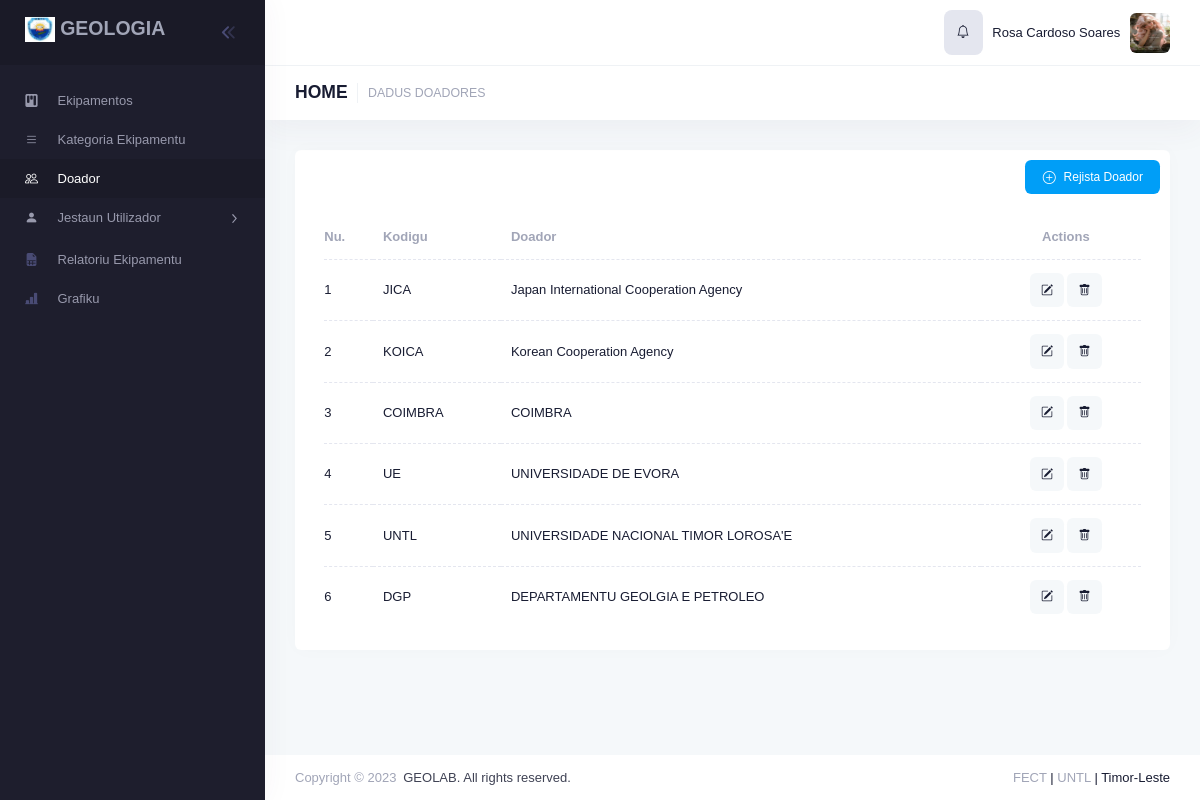
Screenshot of /equipments/doador/dash/ (signed in) with the database file from the repository.
### users/models.py (models this page shows, shortened)
class Profile(models.Model):
	id = models.UUIDField(primary_key=True, default=uuid.uuid4, editable=False)
	user = models.OneToOneField(User, on_delete=models.CASCADE,related_name="user_profile")
	first_name = models.CharField(max_length=30, null=True, blank=True)
	last_name = models.CharField(max_length=30, null=True, blank=True)
	pob = models.CharField(max_length=50, verbose_name='Fatin Moris', null=True, blank=True)
	dob = models.DateField(verbose_name='Data Moris', null=True, blank=True)
	sex = models.CharField(choices=[('Mane','Mane'),('Feto','Feto')], max_length=6, null=True, blank=True)
	image = models.ImageField(upload_to=upload_profile, null=True, blank=True,
			validators=[FileExtensionValidator(allowed_extensions=['jpg','jpeg','png','gif'])], verbose_name="Upload Imajen")
	date_created = models.DateTimeField(auto_now_add=True,null=True,blank=True)

### equipments/models.py (models this page shows, shortened)
class Doadores(models.Model):
	kodigu = models.CharField(max_length=255, null=True)
	doador = models.CharField(max_length=255, null=True)
	user_created = models.ForeignKey(User, on_delete=models.CASCADE, null=True)
	date_created = models.DateTimeField(auto_now_add=True,null=True,blank=True)
	hashed = models.CharField(max_length=32, null=True)

### users/decorators.py (the view)
		def wrapper_func(request, *args, **kwargs):
			group = None
			if request.user.groups.exists():
				group = request.user.groups.all()[0].name
			if group in allowed_roles:
				return view_func(request, *args, **kwargs)
			else:
				return render(request, 'auth/500.html')

### equipments/views/doador.py (called while the page is built)
@login_required
@allowed_users(allowed_roles=['Administracao Laboratorio','Admin','Cordenador Laboratorio','Director','Vice Director'])
def DoadorDash(request):
	group = request.user.groups.all()[0].name
	objects = Doadores.objects.all()
	context = {
		'objects': objects,'group': group,
		'page': "list",'active_doador':'active',
		'title': 'Dadus Doadores', 'legend': 'Dadus Doadores',
	}
	return render(request, 'doador/dash.html', context)

### equipments/templates/doador/dash.html (shortened to what this page needs)
{% extends 'main/base.html' %}
{% load crispy_forms_tags %}
{% load static %}
{% block content %}
<div class="toolbar" id="kt_toolbar">
	<div id="kt_toolbar_container" class="container-fluid d-flex flex-stack">
		<div data-kt-swapper="true" data-kt-swapper-mode="prepend" data-kt-swapper-parent="{default: '#kt_content_container', 'lg': '#kt_toolbar_container'}" class="page-title d-flex align-items-center flex-wrap me-3 mb-5 mb-lg-0">
			<h1 class="d-flex align-items-center text-dark fw-bolder fs-3 my-1"><a class="text-dark" href="{% url 'home' %}">HOME</a>
			<small class="text-muted fs-7 fw-bold my-1 ms-1">{{title|upper}}</small>
			</h1>
		</div>
	</div>
</div>
						<div class="post d-flex flex-column-fluid" id="kt_post">
							<div id="kt_content_container" class="container-xxl">
								{% if page == "list" %}
								<div class="card mb-5 mb-xl-10">
									{% if group == "Admin" or group == "Administracao Laboratorio" or group == "Cordenador Laboratorio" %}
									<div class="d-flex justify-content-end">
										<a href="#" class="m-3 btn btn-sm btn-primary" data-bs-toggle="modal" data-bs-target="#modal_id_create_doador"><i class="bi bi-plus-circle"></i> Rejista Doador</a>
									</div>
									{%endif%}
					<div class="card-body py-3">
						<div class="table-responsive">
							<table id="example" class="table table-row-dashed table-row-gray-300 align-middle gs-0 gy-4">
								<thead>
									<tr class="fw-bolder text-muted">
										<th class="min-w-10px">Nu.</th>
										<th class="min-w-140px">Kodigu</th>
										<th class="min-w-140px">Doador</th>
									{% if group == "Admin" or group == "Administracao Laboratorio" or group == "Cordenador Laboratorio" %}
										<th class="min-w-100px text-center">Actions</th>
									{%endif%}
									</tr>
								</thead>
								<tbody>
									{% for obj in objects %}
									<tr>
										<td>
										{{forloop.counter}}
										</td>
										<td data-title="Username">{{ obj.kodigu|upper }}</td>
										<td data-title="Username">{{ obj.doador }}</td>
										{% if group == "Admin" or group == "Administracao Laboratorio" or group == "Cordenador Laboratorio" %}
										<td class="text-center">
											<div class="m-0">
												<div class="d-flex justify-content-center flex-shrink-0">
													<a href="#" class="btn btn-icon btn-bg-light btn-active-color-primary btn-sm me-1"  data-bs-toggle="modal" data-bs-target="#modal_id_update_doador-{{obj.hashed}}">
														<span class="bi bi-pencil-square"></span>
													</a>
													<a href="#" class="btn btn-icon btn-bg-light btn-active-color-danger btn-sm"data-bs-toggle="modal" data-bs-target="#modal_id_delete_doador-{{obj.hashed}}">
														<span class="bi bi-trash"></span>
													</a>
												</div>
											</div>
										</td>
										{%endif%}
									</tr>
									{%endfor%}
								</tbody>
							</table>
						</div>
					</div>
								</div>
								{% endif %}
							</div>
						</div>
{% endblock %}
{% block script %}
		{% include 'exports_custom1.html' %}
{% endblock %}

### main/templates/main/base.html (shortened to what this page needs)
{% load static %}<!DOCTYPE html>
<html lang="en">
	<head><base href="">
		<link href="{% static 'assets/plugins/global/plugins.bundle.css' %}" rel="stylesheet" type="text/css" />
		<link href="{% static 'assets/css/style.bundle.css' %}" rel="stylesheet" type="text/css" />
	</head>
	<body id="kt_body" class="header-fixed header-tablet-and-mobile-fixed toolbar-enabled toolbar-fixed aside-enabled aside-fixed" style="--kt-toolbar-height:55px;--kt-toolbar-height-tablet-and-mobile:55px">
		<div class="d-flex flex-column flex-root">
			<div class="page d-flex flex-row flex-column-fluid">
					{% if user.is_authenticated %}
						{% if user.groups.all.0.name == 'Admin' %}
						{% include 'main/sidebarAdmin.html' %}
						{% elif user.groups.all.0.name == 'Administracao Laboratorio' %}
						{% include 'main/sidebarAdminLab.html' %}
						{% elif user.groups.all.0.name == 'Cordenador Laboratorio' %}
						{% include 'main/sidebarAdminLab.html' %}
						{% elif user.groups.all.0.name == 'Vice Director' or user.groups.all.0.name == 'Director' %}
						{% include 'main/sidebarDiretor.html' %}
						{% endif %}
					{% endif %}
				<div class="wrapper d-flex flex-column flex-row-fluid" id="kt_wrapper">
					{% include 'main/header.html' %}
					<div class="content d-flex flex-column flex-column-fluid" id="kt_content">
							{% block content %}
							{% endblock %}
					</div>
					{% include 'main/footer.html' %}
				</div>
			</div>
		</div>
		{% block script %}
		{% endblock %}
	</body>
</html>

### main/templates/main/sidebarAdmin.html (shortened to what this page needs)
{% load static %}<div id="kt_aside" class="aside aside-dark aside-hoverable" data-kt-drawer="true" data-kt-drawer-name="aside" data-kt-drawer-activate="{default: true, lg: false}" data-kt-drawer-overlay="true" data-kt-drawer-width="{default:'200px', '300px': '250px'}" data-kt-drawer-direction="start" data-kt-drawer-toggle="#kt_aside_mobile_toggle">
					<div class="aside-logo flex-column-auto" id="kt_aside_logo">
						<a href="{% url 'home' %}">
							<h2 class="text-muted">
							<img alt="Logo" src="{% static 'assets/media/logos/logo.png' %}" class="h-25px logo" />
							GEOLOGIA</h2>
						</a>
						<div id="kt_aside_toggle" class="btn btn-icon w-auto px-0 btn-active-color-primary aside-toggle" data-kt-toggle="true" data-kt-toggle-state="active" data-kt-toggle-target="body" data-kt-toggle-name="aside-minimize">
							<span class="svg-icon svg-icon-1 rotate-180">
							</span>
						</div>
					</div>
					<div class="aside-menu flex-column-fluid">
						<div class="hover-scroll-overlay-y my-5 my-lg-5" id="kt_aside_menu_wrapper" data-kt-scroll="true" data-kt-scroll-activate="{default: false, lg: true}" data-kt-scroll-height="auto" data-kt-scroll-dependencies="#kt_aside_logo, #kt_aside_footer" data-kt-scroll-wrappers="#kt_aside_menu" data-kt-scroll-offset="0">
							<div class="menu menu-column menu-title-gray-800 menu-state-title-primary menu-state-icon-primary menu-state-bullet-primary menu-arrow-gray-500" id="#kt_aside_menu" data-kt-menu="true" data-kt-menu-expand="false">
								<div class="menu-item">
									<a class="menu-link {{active_equipmenta}}" href="{% url 'EquipmentsDash' %}">
										<span class="menu-icon">
											<span class="svg-icon svg-icon-2">
												<span class="bi bi-kanban-fill"></span>
											</span>
										</span>
										<span class="menu-title">Ekipamentos</span>
									</a>
								</div>
								<div class="menu-item">
									<a class="menu-link {{active_kategoria}}" href="{% url 'EquipmentsCategoryDash' %}">
										<span class="menu-icon">
											<span class="svg-icon svg-icon-2">
												<span class="bi bi-list"></span>
											</span>
										</span>
										<span class="menu-title">Kategoria Ekipamentu</span>
									</a>
								</div>
								<div class="menu-item">
									<a class="menu-link {{active_doador}}" href="{% url 'DoadorDash' %}">
										<span class="menu-icon">
											<span class="bi bi-people"></span>
										</span>
										<span class="menu-title">Doador</span>
									</a>
								</div>
								<div data-kt-menu-trigger="click" class="menu-item menu-accordion mb-1">
									<span class="menu-link">
										<span class="menu-icon">
											<span class="svg-icon svg-icon-2">
											<span class="bi bi-person-fill"></span>
											</span>
										</span>
										<span class="menu-title">Jestaun Utilizador</span>
										<span class="menu-arrow"></span>
									</span>
								</div>
								<div class="menu-item">
									<a class="menu-link {{active_relatoriu}}" href="{% url 'ReportDash' %}">
										<span class="menu-icon">
											<span class="svg-icon svg-icon-2">
												<i class="bi bi-file-earmark-spreadsheet-fill"></i>
											</span>
										</span>
										<span class="menu-title">Relatoriu Ekipamentu</span>
									</a>
								</div>
								<div class="menu-item">
									<a class="menu-link {{active_grafiku}}" href="{% url 'a-charts-dash' %}">
										<span class="menu-icon">
											<span class="svg-icon svg-icon-2">
												<i class="bi bi-bar-chart-line-fill"></i>
											</span>
										</span>
										<span class="menu-title">Grafiku</span>
									</a>
								</div>
							</div>
						</div>
					</div>
</div>

### main/templates/main/header.html (shortened to what this page needs)
{% load static %}
					<div id="kt_header" style="" class="header align-items-stretch">
						<div class="container-fluid d-flex align-items-stretch justify-content-between">
							<div class="d-flex align-items-stretch justify-content-between flex-lg-grow-1">
								<div class="d-flex align-items-stretch flex-shrink-0">
									<div class="d-flex align-items-center ms-1 ms-lg-3" id="kt_header_user_menu_toggle">
										<div class="cursor-pointer symbol symbol-30px symbol-md-40px" data-kt-menu-trigger="click" data-kt-menu-attach="parent" data-kt-menu-placement="bottom-end">
											<div class="p-4 bg-secondary" style="border-radius: 8px;">
												<span class="bi bi-bell"></span>
											</div>
										</div>
									</div>
									<div class="d-flex align-items-center ms-1 ms-lg-3">
										{% if request.user.user_profile.first_name %}
											{{request.user.user_profile.first_name}} {{request.user.user_profile.last_name}}
										{% else %}
											{% if request.user.email %}
												{{request.user.email}}
											{% else %}
											users@gmail.com
											{% endif %}
										{% endif %}
									</div>
									<div class="d-flex align-items-center ms-1 ms-lg-3" id="kt_header_user_menu_toggle">
										<div class="cursor-pointer symbol symbol-30px symbol-md-40px" data-kt-menu-trigger="click" data-kt-menu-attach="parent" data-kt-menu-placement="bottom-end">
										{% if request.user.user_profile.image %}
										<img src="{{request.user.user_profile.image.url}}" alt="user" />
										{% else %}
											<img src="{% static 'assets/media/avatars/300-1.jpg' %}" alt="user" />
										{% endif %}
										</div>
									</div>
								</div>
							</div>
						</div>
					</div>

### equipments/templates/doador/doador_modal1.html (shortened to what this page needs)
{% load static %}

### equipments/templates/doador/doador_modal2.html (shortened to what this page needs)
{% load static %}

### equipments/templates/doador/doador_modal.html (shortened to what this page needs)
{% load static %}

### main/templates/main/footer.html
{% load static %}
					<div class="footer py-4 d-flex flex-lg-column" id="kt_footer">
						<div class="container-fluid d-flex flex-column flex-md-row align-items-center justify-content-between">
							<div class="text-dark order-2 order-md-1">
								<span class="text-muted fw-bold me-1">Copyright © 2023</span>
								<a href="https://keenthemes.com" target="_blank" class="text-gray-800 text-hover-primary">GEOLAB. All rights reserved.</a>
							</div>
							<div class="text-dark order-2 order-md-1">
							<a href="https://sejd.gov.tl/" class="text-muted" target="_blank">FECT</a> | <a href="https://sejd.gov.tl/" class="text-muted" target="_blank">UNTL</a> | Timor-Leste
							</div>
						</div>
					</div>

### main/templates/main/script.html (shortened to what this page needs)
{% load static %}<script>var hostUrl = "assets/";</script>

### reports/templates/exports_custom1.html (shortened to what this page needs)
{% load static %}
<link href="{% static 'assets/datatables/css/dataTables.bootstrap4.min.css' %}" rel="stylesheet" type="text/css" />
    <link href="{% static 'assets/datatables/css/dataTables.bootstrap4.min.css' %}" rel="stylesheet" type="text/css" />

### rows the page displays
Doadores: kodigu "JICA", doador "Japan International Cooperation Agency"
Doadores: kodigu "KOICA", doador "Korean Cooperation Agency"
Doadores: kodigu "COIMBRA", doador "COIMBRA"
Doadores: kodigu "UE", doador "UNIVERSIDADE DE EVORA"
Doadores: kodigu "UNTL", doador "UNIVERSIDADE NACIONAL TIMOR LOROSA'E"
Doadores: kodigu "DGP", doador "DEPARTAMENTU GEOLGIA E PETROLEO"

### other values shown
{{ request.user.user_profile.first_name }} "Rosa Cardoso"
{{ request.user.user_profile.last_name }} "Soares"
{{ title|upper }} "DADUS DOADORES"
